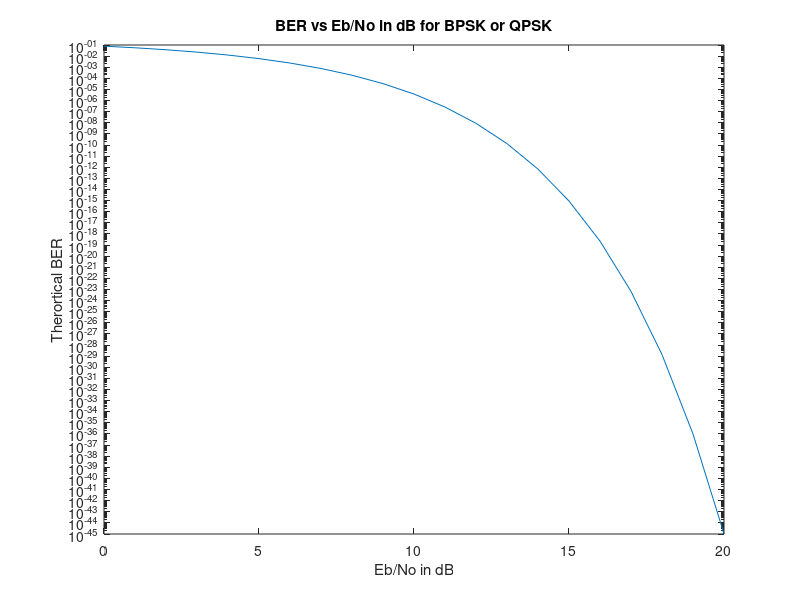

This chart was generated by the following MATLAB code:
%%%% BER Vs Eb_No in dB Theory Plot %%%
clc;
clear all;
close all;

Eb_No_dB = (0:1:20);
R = 1; % for non coding 
for i = 1:length(Eb_No_dB)
  Eb_No(i) = 10^(Eb_No_dB(i)/10);
  Sigma(i) = 1/sqrt(2*R*Eb_No(i));
  BER(i) = 0.5*erfc(1/(sqrt(2)*Sigma(i)));
end

semilogy(Eb_No_dB, BER);
title("BER vs Eb/No in dB for BPSK or QPSK");
xlabel("Eb/No in dB");
ylabel("Therortical BER");
